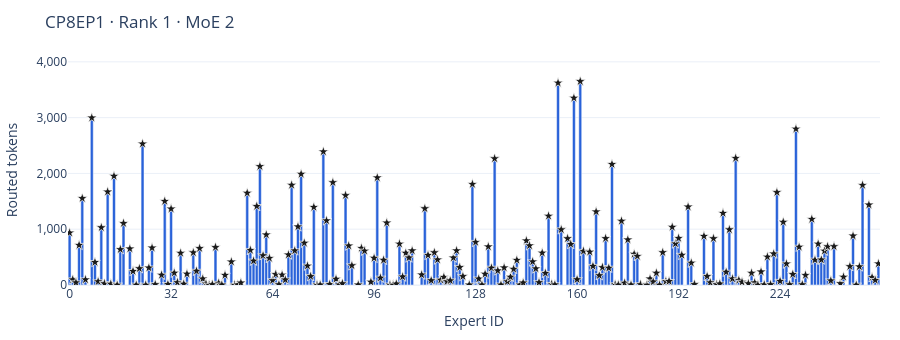

Notebook code for this chart:
### Code cell
visualize.expert_bars(counts, rank=1, layer=2)

### Figure 1 — Plotly figure (JSON) as saved in the notebook; plotly's stock layout.template omitted (floating-point values rounded to 4 significant figures; data arrays with more than 128 entries replaced by an {"elided": "..."} marker saying what was removed)
{"data": [{"hovertemplate": "Expert %{x}<br>%{y:,.0f} tokens<extra></extra>", "marker": {"color": "#2962D9"}, "type": "bar", "x": {"elided": "256 int values"}, "y": {"elided": "256 int values"}}, {"hovertemplate": "Expert %{x}<br>%{y:,.0f} tokens<extra></extra>", "marker": {"color": "#1A1A1A", "line": {"color": "white", "width": 0.75}, "size": 8, "symbol": "star"}, "mode": "markers", "showlegend": false, "type": "scatter", "x": {"elided": "234 int values"}, "y": {"elided": "234 int values"}}], "layout": {"autosize": true, "bargap": 0.08, "height": 340, "margin": {"b": 55, "l": 65, "r": 20, "t": 55}, "showlegend": false, "title": {"text": "CP8EP1 · Rank 1 · MoE 2"}, "xaxis": {"dtick": 32, "range": [-0.5, 255.5], "title": {"text": "Expert ID"}}, "yaxis": {"range": [0, 4122.0], "tickformat": ",", "title": {"text": "Routed tokens"}}}}
